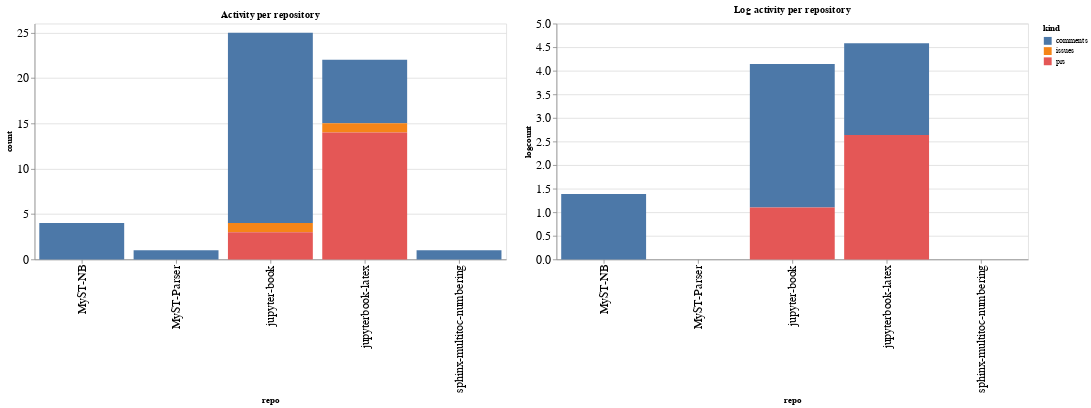

The cell this chart's notebook holds for it:
### Code cell
ch1 = alt.Chart(repo_summaries, width=600, title="Activity per repository").mark_bar().encode(
    x='repo',
    y='count',
    color='kind',
    tooltip="kind"
)

ch2 = alt.Chart(repo_summaries, width=600, title="Log activity per repository").mark_bar().encode(
    x='repo',
    y='logcount',
    color='kind',
    tooltip="kind"
)

ch1 | ch2

### Figure 1 — Vega-Lite specification as saved in the notebook (floating-point values rounded to 4 significant figures)
{"config": {"axisLeft": {"labelFontSize": 15}, "axisBottom": {"labelFontSize": 15}}, "hconcat": [{"mark": "bar", "encoding": {"color": {"type": "nominal", "field": "kind"}, "tooltip": {"type": "nominal", "field": "kind"}, "x": {"type": "nominal", "field": "repo"}, "y": {"type": "quantitative", "field": "count"}}, "title": "Activity per repository", "width": 600}, {"mark": "bar", "encoding": {"color": {"type": "nominal", "field": "kind"}, "tooltip": {"type": "nominal", "field": "kind"}, "x": {"type": "nominal", "field": "repo"}, "y": {"type": "quantitative", "field": "logcount"}}, "title": "Log activity per repository", "width": 600}], "data": {"name": "data-1ca22fd10ae664103d03c3f724762bd6"}, "$schema": "https://vega.github.io/schema/vega-lite/v4.8.1.json", "datasets": {"data-1ca22fd10ae664103d03c3f724762bd6": [{"repo": "MyST-NB", "kind": "comments", "count": 4, "logcount": 1.386}, {"repo": "MyST-Parser", "kind": "comments", "count": 1, "logcount": 0.0}, {"repo": "jupyter-book", "kind": "comments", "count": 21, "logcount": 3.045}, {"repo": "jupyter-book", "kind": "issues", "count": 1, "logcount": 0.0}, {"repo": "jupyter-book", "kind": "prs", "count": 3, "logcount": 1.099}, {"repo": "jupyterbook-latex", "kind": "comments", "count": 7, "logcount": 1.946}, {"repo": "jupyterbook-latex", "kind": "issues", "count": 1, "logcount": 0.0}, {"repo": "jupyterbook-latex", "kind": "prs", "count": 14, "logcount": 2.639}, {"repo": "sphinx-multitoc-numbering", "kind": "comments", "count": 1, "logcount": 0.0}]}}
